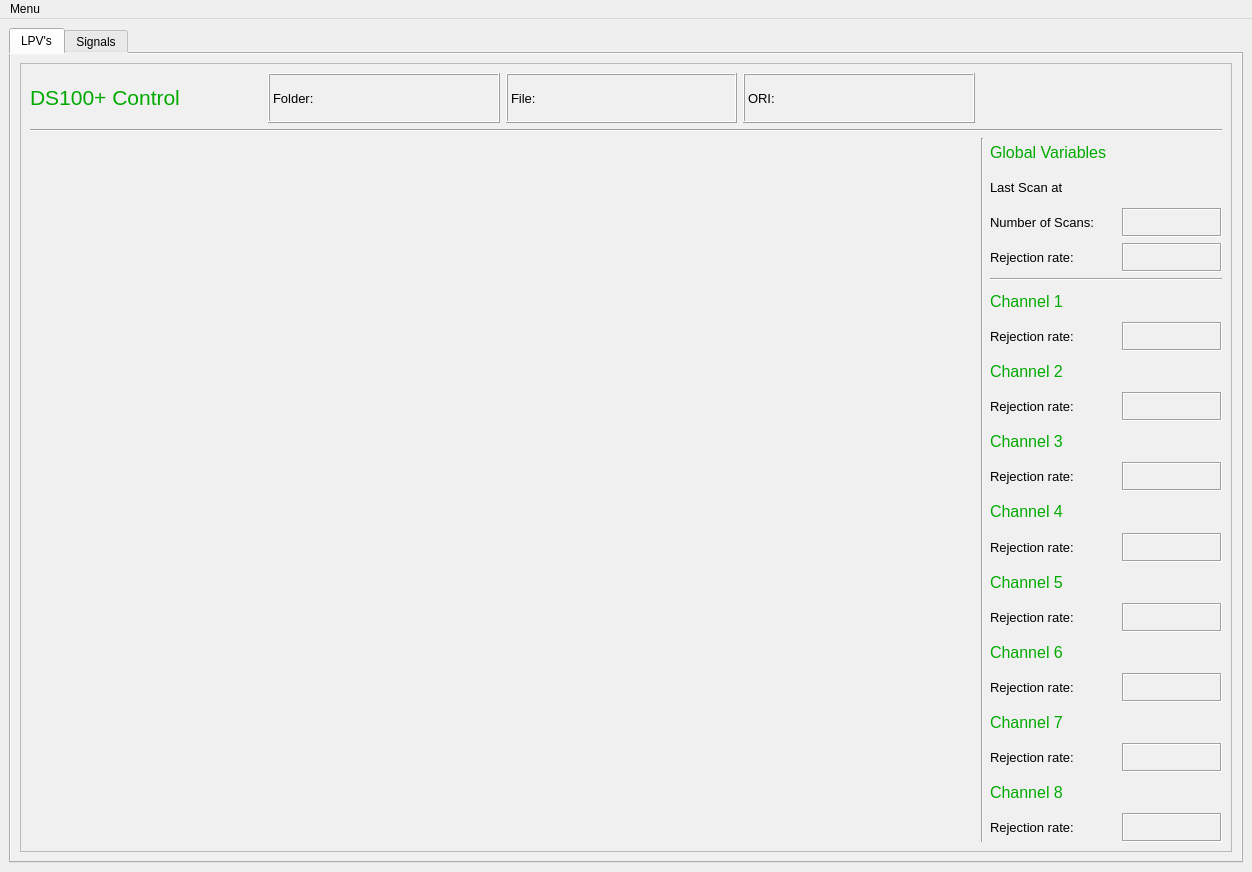
<?xml version="1.0" encoding="UTF-8"?>
<ui version="4.0">
 <class>MainWindow</class>
 <widget class="QMainWindow" name="MainWindow">
  <property name="geometry">
   <rect>
    <x>0</x>
    <y>0</y>
    <width>1252</width>
    <height>872</height>
   </rect>
  </property>
  <property name="windowTitle">
   <string>DS100+ Controlo de LPV</string>
  </property>
  <property name="styleSheet">
   <string notr="true"/>
  </property>
  <widget class="QWidget" name="centralwidget">
   <property name="styleSheet">
    <string notr="true"/>
   </property>
   <layout class="QGridLayout" name="gridLayout">
    <item row="0" column="0">
     <widget class="QTabWidget" name="tabWidget">
      <property name="palette">
       <palette>
        <active>
         <colorrole role="Button">
          <brush brushstyle="SolidPattern">
           <color alpha="255">
            <red>240</red>
            <green>240</green>
            <blue>240</blue>
           </color>
          </brush>
         </colorrole>
         <colorrole role="Base">
          <brush brushstyle="SolidPattern">
           <color alpha="255">
            <red>240</red>
            <green>240</green>
            <blue>240</blue>
           </color>
          </brush>
         </colorrole>
         <colorrole role="Window">
          <brush brushstyle="SolidPattern">
           <color alpha="255">
            <red>240</red>
            <green>240</green>
            <blue>240</blue>
           </color>
          </brush>
         </colorrole>
        </active>
        <inactive>
         <colorrole role="Button">
          <brush brushstyle="SolidPattern">
           <color alpha="255">
            <red>240</red>
            <green>240</green>
            <blue>240</blue>
           </color>
          </brush>
         </colorrole>
         <colorrole role="Base">
          <brush brushstyle="SolidPattern">
           <color alpha="255">
            <red>240</red>
            <green>240</green>
            <blue>240</blue>
           </color>
          </brush>
         </colorrole>
         <colorrole role="Window">
          <brush brushstyle="SolidPattern">
           <color alpha="255">
            <red>240</red>
            <green>240</green>
            <blue>240</blue>
           </color>
          </brush>
         </colorrole>
        </inactive>
        <disabled>
         <colorrole role="Button">
          <brush brushstyle="SolidPattern">
           <color alpha="255">
            <red>240</red>
            <green>240</green>
            <blue>240</blue>
           </color>
          </brush>
         </colorrole>
         <colorrole role="Base">
          <brush brushstyle="SolidPattern">
           <color alpha="255">
            <red>240</red>
            <green>240</green>
            <blue>240</blue>
           </color>
          </brush>
         </colorrole>
         <colorrole role="Window">
          <brush brushstyle="SolidPattern">
           <color alpha="255">
            <red>240</red>
            <green>240</green>
            <blue>240</blue>
           </color>
          </brush>
         </colorrole>
        </disabled>
       </palette>
      </property>
      <property name="styleSheet">
       <string notr="true">background-color:rgb(240, 240, 240)</string>
      </property>
      <property name="currentIndex">
       <number>0</number>
      </property>
      <widget class="QWidget" name="tab">
       <attribute name="title">
        <string>LPV's</string>
       </attribute>
       <layout class="QGridLayout" name="gridLayout_3">
        <item row="0" column="0">
         <widget class="QFrame" name="frame">
          <property name="frameShape">
           <enum>QFrame::StyledPanel</enum>
          </property>
          <property name="frameShadow">
           <enum>QFrame::Raised</enum>
          </property>
          <layout class="QGridLayout" name="gridLayout_2">
           <item row="3" column="0" rowspan="2" colspan="4">
            <widget class="MplWidget" name="widget" native="true"/>
           </item>
           <item row="0" column="1">
            <widget class="QLabel" name="label_6">
             <property name="font">
              <font>
               <pointsize>10</pointsize>
              </font>
             </property>
             <property name="frameShape">
              <enum>QFrame::Box</enum>
             </property>
             <property name="frameShadow">
              <enum>QFrame::Raised</enum>
             </property>
             <property name="text">
              <string>Folder:</string>
             </property>
            </widget>
           </item>
           <item row="0" column="3">
            <widget class="QLabel" name="label_3">
             <property name="font">
              <font>
               <pointsize>10</pointsize>
              </font>
             </property>
             <property name="frameShape">
              <enum>QFrame::Box</enum>
             </property>
             <property name="frameShadow">
              <enum>QFrame::Raised</enum>
             </property>
             <property name="text">
              <string>ORI: </string>
             </property>
            </widget>
           </item>
           <item row="0" column="2">
            <widget class="QLabel" name="label_2">
             <property name="font">
              <font>
               <pointsize>10</pointsize>
              </font>
             </property>
             <property name="frameShape">
              <enum>QFrame::Box</enum>
             </property>
             <property name="frameShadow">
              <enum>QFrame::Raised</enum>
             </property>
             <property name="text">
              <string>File: </string>
             </property>
            </widget>
           </item>
           <item row="0" column="0">
            <widget class="QLabel" name="label">
             <property name="maximumSize">
              <size>
               <width>250</width>
               <height>50</height>
              </size>
             </property>
             <property name="font">
              <font>
               <pointsize>16</pointsize>
              </font>
             </property>
             <property name="text">
              <string>&lt;html&gt;&lt;head/&gt;&lt;body&gt;&lt;p&gt;&lt;span style=&quot; color:#00aa00;&quot;&gt;DS100+ Control&lt;/span&gt;&lt;/p&gt;&lt;/body&gt;&lt;/html&gt;</string>
             </property>
            </widget>
           </item>
           <item row="3" column="4" rowspan="2">
            <widget class="Line" name="line_2">
             <property name="orientation">
              <enum>Qt::Vertical</enum>
             </property>
            </widget>
           </item>
           <item row="3" column="5" rowspan="2">
            <layout class="QGridLayout" name="gridLayout_7">
             <item row="2" column="0">
              <widget class="QLabel" name="label_5">
               <property name="font">
                <font>
                 <pointsize>10</pointsize>
                </font>
               </property>
               <property name="text">
                <string>Number of Scans:</string>
               </property>
              </widget>
             </item>
             <item row="3" column="0">
              <widget class="QLabel" name="label_7">
               <property name="font">
                <font>
                 <pointsize>10</pointsize>
                </font>
               </property>
               <property name="text">
                <string>Rejection rate:</string>
               </property>
              </widget>
             </item>
             <item row="0" column="0" colspan="2">
              <widget class="QLabel" name="label_11">
               <property name="font">
                <font>
                 <pointsize>12</pointsize>
                </font>
               </property>
               <property name="text">
                <string>&lt;html&gt;&lt;head/&gt;&lt;body&gt;&lt;p&gt;&lt;span style=&quot; color:#00aa00;&quot;&gt;Global Variables&lt;/span&gt;&lt;/p&gt;&lt;/body&gt;&lt;/html&gt;</string>
               </property>
              </widget>
             </item>
             <item row="2" column="1">
              <widget class="QLabel" name="label_corks">
               <property name="maximumSize">
                <size>
                 <width>100</width>
                 <height>16777215</height>
                </size>
               </property>
               <property name="font">
                <font>
                 <pointsize>10</pointsize>
                 <weight>75</weight>
                 <bold>true</bold>
                </font>
               </property>
               <property name="frameShape">
                <enum>QFrame::Box</enum>
               </property>
               <property name="frameShadow">
                <enum>QFrame::Sunken</enum>
               </property>
               <property name="text">
                <string/>
               </property>
               <property name="alignment">
                <set>Qt::AlignCenter</set>
               </property>
              </widget>
             </item>
             <item row="22" column="0" colspan="2">
              <widget class="QLabel" name="label_47">
               <property name="font">
                <font>
                 <pointsize>12</pointsize>
                </font>
               </property>
               <property name="text">
                <string>&lt;!DOCTYPE HTML PUBLIC &quot;-//W3C//DTD HTML 4.0//EN&quot; &quot;http://www.w3.org/TR/REC-html40/strict.dtd&quot;&gt;
&lt;html&gt;&lt;head&gt;&lt;meta name=&quot;qrichtext&quot; content=&quot;1&quot; /&gt;&lt;style type=&quot;text/css&quot;&gt;
p, li { white-space: pre-wrap; }
&lt;/style&gt;&lt;/head&gt;&lt;body style=&quot; font-family:'MS Shell Dlg 2'; font-size:12pt; font-weight:400; font-style:normal;&quot;&gt;
&lt;p style=&quot; margin-top:0px; margin-bottom:0px; margin-left:0px; margin-right:0px; -qt-block-indent:0; text-indent:0px;&quot;&gt;&lt;span style=&quot; color:#00aa00;&quot;&gt;Channel 8&lt;/span&gt;&lt;/p&gt;&lt;/body&gt;&lt;/html&gt;</string>
               </property>
              </widget>
             </item>
             <item row="23" column="0">
              <widget class="QLabel" name="label_35">
               <property name="font">
                <font>
                 <pointsize>10</pointsize>
                </font>
               </property>
               <property name="text">
                <string>Rejection rate:</string>
               </property>
              </widget>
             </item>
             <item row="3" column="1">
              <widget class="QLabel" name="label_rj_gl">
               <property name="maximumSize">
                <size>
                 <width>100</width>
                 <height>16777215</height>
                </size>
               </property>
               <property name="font">
                <font>
                 <pointsize>10</pointsize>
                 <weight>75</weight>
                 <bold>true</bold>
                </font>
               </property>
               <property name="frameShape">
                <enum>QFrame::Box</enum>
               </property>
               <property name="frameShadow">
                <enum>QFrame::Sunken</enum>
               </property>
               <property name="text">
                <string/>
               </property>
               <property name="alignment">
                <set>Qt::AlignCenter</set>
               </property>
              </widget>
             </item>
             <item row="6" column="1">
              <widget class="QLabel" name="taxa_1">
               <property name="maximumSize">
                <size>
                 <width>100</width>
                 <height>16777215</height>
                </size>
               </property>
               <property name="font">
                <font>
                 <pointsize>10</pointsize>
                 <weight>75</weight>
                 <bold>true</bold>
                </font>
               </property>
               <property name="frameShape">
                <enum>QFrame::Box</enum>
               </property>
               <property name="frameShadow">
                <enum>QFrame::Sunken</enum>
               </property>
               <property name="text">
                <string/>
               </property>
               <property name="alignment">
                <set>Qt::AlignCenter</set>
               </property>
              </widget>
             </item>
             <item row="12" column="1">
              <widget class="QLabel" name="taxa_3">
               <property name="maximumSize">
                <size>
                 <width>100</width>
                 <height>16777215</height>
                </size>
               </property>
               <property name="font">
                <font>
                 <pointsize>10</pointsize>
                 <weight>75</weight>
                 <bold>true</bold>
                </font>
               </property>
               <property name="styleSheet">
                <string notr="true"/>
               </property>
               <property name="frameShape">
                <enum>QFrame::Box</enum>
               </property>
               <property name="frameShadow">
                <enum>QFrame::Sunken</enum>
               </property>
               <property name="text">
                <string/>
               </property>
               <property name="alignment">
                <set>Qt::AlignCenter</set>
               </property>
              </widget>
             </item>
             <item row="21" column="0">
              <widget class="QLabel" name="label_31">
               <property name="font">
                <font>
                 <pointsize>10</pointsize>
                </font>
               </property>
               <property name="text">
                <string>Rejection rate:</string>
               </property>
              </widget>
             </item>
             <item row="9" column="1">
              <widget class="QLabel" name="taxa_2">
               <property name="maximumSize">
                <size>
                 <width>100</width>
                 <height>16777215</height>
                </size>
               </property>
               <property name="font">
                <font>
                 <pointsize>10</pointsize>
                 <weight>75</weight>
                 <bold>true</bold>
                </font>
               </property>
               <property name="frameShape">
                <enum>QFrame::Box</enum>
               </property>
               <property name="frameShadow">
                <enum>QFrame::Sunken</enum>
               </property>
               <property name="text">
                <string/>
               </property>
               <property name="alignment">
                <set>Qt::AlignCenter</set>
               </property>
              </widget>
             </item>
             <item row="18" column="0" colspan="2">
              <widget class="QLabel" name="label_45">
               <property name="font">
                <font>
                 <pointsize>12</pointsize>
                </font>
               </property>
               <property name="text">
                <string>&lt;!DOCTYPE HTML PUBLIC &quot;-//W3C//DTD HTML 4.0//EN&quot; &quot;http://www.w3.org/TR/REC-html40/strict.dtd&quot;&gt;
&lt;html&gt;&lt;head&gt;&lt;meta name=&quot;qrichtext&quot; content=&quot;1&quot; /&gt;&lt;style type=&quot;text/css&quot;&gt;
p, li { white-space: pre-wrap; }
&lt;/style&gt;&lt;/head&gt;&lt;body style=&quot; font-family:'MS Shell Dlg 2'; font-size:12pt; font-weight:400; font-style:normal;&quot;&gt;
&lt;p style=&quot; margin-top:0px; margin-bottom:0px; margin-left:0px; margin-right:0px; -qt-block-indent:0; text-indent:0px;&quot;&gt;&lt;span style=&quot; color:#00aa00;&quot;&gt;Channel 6&lt;/span&gt;&lt;/p&gt;&lt;/body&gt;&lt;/html&gt;</string>
               </property>
              </widget>
             </item>
             <item row="7" column="0">
              <widget class="QLabel" name="label_41">
               <property name="font">
                <font>
                 <pointsize>12</pointsize>
                </font>
               </property>
               <property name="text">
                <string>&lt;html&gt;&lt;head/&gt;&lt;body&gt;&lt;p&gt;&lt;span style=&quot; color:#00aa00;&quot;&gt;Channel 2&lt;/span&gt;&lt;/p&gt;&lt;/body&gt;&lt;/html&gt;</string>
               </property>
              </widget>
             </item>
             <item row="20" column="0" colspan="2">
              <widget class="QLabel" name="label_46">
               <property name="font">
                <font>
                 <pointsize>12</pointsize>
                </font>
               </property>
               <property name="text">
                <string>&lt;!DOCTYPE HTML PUBLIC &quot;-//W3C//DTD HTML 4.0//EN&quot; &quot;http://www.w3.org/TR/REC-html40/strict.dtd&quot;&gt;
&lt;html&gt;&lt;head&gt;&lt;meta name=&quot;qrichtext&quot; content=&quot;1&quot; /&gt;&lt;style type=&quot;text/css&quot;&gt;
p, li { white-space: pre-wrap; }
&lt;/style&gt;&lt;/head&gt;&lt;body style=&quot; font-family:'MS Shell Dlg 2'; font-size:12pt; font-weight:400; font-style:normal;&quot;&gt;
&lt;p style=&quot; margin-top:0px; margin-bottom:0px; margin-left:0px; margin-right:0px; -qt-block-indent:0; text-indent:0px;&quot;&gt;&lt;span style=&quot; color:#00aa00;&quot;&gt;Channel 7&lt;/span&gt;&lt;/p&gt;&lt;/body&gt;&lt;/html&gt;</string>
               </property>
              </widget>
             </item>
             <item row="16" column="0" colspan="2">
              <widget class="QLabel" name="label_44">
               <property name="font">
                <font>
                 <pointsize>12</pointsize>
                </font>
               </property>
               <property name="text">
                <string>&lt;!DOCTYPE HTML PUBLIC &quot;-//W3C//DTD HTML 4.0//EN&quot; &quot;http://www.w3.org/TR/REC-html40/strict.dtd&quot;&gt;
&lt;html&gt;&lt;head&gt;&lt;meta name=&quot;qrichtext&quot; content=&quot;1&quot; /&gt;&lt;style type=&quot;text/css&quot;&gt;
p, li { white-space: pre-wrap; }
&lt;/style&gt;&lt;/head&gt;&lt;body style=&quot; font-family:'MS Shell Dlg 2'; font-size:12pt; font-weight:400; font-style:normal;&quot;&gt;
&lt;p style=&quot; margin-top:0px; margin-bottom:0px; margin-left:0px; margin-right:0px; -qt-block-indent:0; text-indent:0px;&quot;&gt;&lt;span style=&quot; color:#00aa00;&quot;&gt;Channel 5&lt;/span&gt;&lt;/p&gt;&lt;/body&gt;&lt;/html&gt;</string>
               </property>
              </widget>
             </item>
             <item row="14" column="0" colspan="2">
              <widget class="QLabel" name="label_43">
               <property name="font">
                <font>
                 <pointsize>12</pointsize>
                </font>
               </property>
               <property name="text">
                <string>&lt;!DOCTYPE HTML PUBLIC &quot;-//W3C//DTD HTML 4.0//EN&quot; &quot;http://www.w3.org/TR/REC-html40/strict.dtd&quot;&gt;
&lt;html&gt;&lt;head&gt;&lt;meta name=&quot;qrichtext&quot; content=&quot;1&quot; /&gt;&lt;style type=&quot;text/css&quot;&gt;
p, li { white-space: pre-wrap; }
&lt;/style&gt;&lt;/head&gt;&lt;body style=&quot; font-family:'MS Shell Dlg 2'; font-size:12pt; font-weight:400; font-style:normal;&quot;&gt;
&lt;p style=&quot; margin-top:0px; margin-bottom:0px; margin-left:0px; margin-right:0px; -qt-block-indent:0; text-indent:0px;&quot;&gt;&lt;span style=&quot; color:#00aa00;&quot;&gt;Channel 4&lt;/span&gt;&lt;/p&gt;&lt;/body&gt;&lt;/html&gt;</string>
               </property>
              </widget>
             </item>
             <item row="15" column="1">
              <widget class="QLabel" name="taxa_4">
               <property name="maximumSize">
                <size>
                 <width>100</width>
                 <height>16777215</height>
                </size>
               </property>
               <property name="font">
                <font>
                 <pointsize>10</pointsize>
                 <weight>75</weight>
                 <bold>true</bold>
                </font>
               </property>
               <property name="styleSheet">
                <string notr="true"/>
               </property>
               <property name="frameShape">
                <enum>QFrame::Box</enum>
               </property>
               <property name="frameShadow">
                <enum>QFrame::Sunken</enum>
               </property>
               <property name="text">
                <string/>
               </property>
               <property name="alignment">
                <set>Qt::AlignCenter</set>
               </property>
              </widget>
             </item>
             <item row="5" column="0" colspan="2">
              <widget class="QLabel" name="label_40">
               <property name="maximumSize">
                <size>
                 <width>150</width>
                 <height>16777215</height>
                </size>
               </property>
               <property name="font">
                <font>
                 <pointsize>12</pointsize>
                </font>
               </property>
               <property name="text">
                <string>&lt;html&gt;&lt;head/&gt;&lt;body&gt;&lt;p&gt;&lt;span style=&quot; color:#00aa00;&quot;&gt;Channel 1&lt;/span&gt;&lt;/p&gt;&lt;/body&gt;&lt;/html&gt;</string>
               </property>
              </widget>
             </item>
             <item row="11" column="0" colspan="2">
              <widget class="QLabel" name="label_42">
               <property name="font">
                <font>
                 <pointsize>12</pointsize>
                </font>
               </property>
               <property name="text">
                <string>&lt;!DOCTYPE HTML PUBLIC &quot;-//W3C//DTD HTML 4.0//EN&quot; &quot;http://www.w3.org/TR/REC-html40/strict.dtd&quot;&gt;
&lt;html&gt;&lt;head&gt;&lt;meta name=&quot;qrichtext&quot; content=&quot;1&quot; /&gt;&lt;style type=&quot;text/css&quot;&gt;
p, li { white-space: pre-wrap; }
&lt;/style&gt;&lt;/head&gt;&lt;body style=&quot; font-family:'MS Shell Dlg 2'; font-size:12pt; font-weight:400; font-style:normal;&quot;&gt;
&lt;p style=&quot; margin-top:0px; margin-bottom:0px; margin-left:0px; margin-right:0px; -qt-block-indent:0; text-indent:0px;&quot;&gt;&lt;span style=&quot; color:#00aa00;&quot;&gt;Channel 3&lt;/span&gt;&lt;/p&gt;&lt;/body&gt;&lt;/html&gt;</string>
               </property>
              </widget>
             </item>
             <item row="21" column="1">
              <widget class="QLabel" name="taxa_7">
               <property name="maximumSize">
                <size>
                 <width>100</width>
                 <height>16777215</height>
                </size>
               </property>
               <property name="font">
                <font>
                 <pointsize>10</pointsize>
                 <weight>75</weight>
                 <bold>true</bold>
                </font>
               </property>
               <property name="frameShape">
                <enum>QFrame::Box</enum>
               </property>
               <property name="frameShadow">
                <enum>QFrame::Sunken</enum>
               </property>
               <property name="text">
                <string/>
               </property>
               <property name="alignment">
                <set>Qt::AlignCenter</set>
               </property>
              </widget>
             </item>
             <item row="19" column="1">
              <widget class="QLabel" name="taxa_6">
               <property name="maximumSize">
                <size>
                 <width>100</width>
                 <height>16777215</height>
                </size>
               </property>
               <property name="font">
                <font>
                 <pointsize>10</pointsize>
                 <weight>75</weight>
                 <bold>true</bold>
                </font>
               </property>
               <property name="frameShape">
                <enum>QFrame::Box</enum>
               </property>
               <property name="frameShadow">
                <enum>QFrame::Sunken</enum>
               </property>
               <property name="text">
                <string/>
               </property>
               <property name="alignment">
                <set>Qt::AlignCenter</set>
               </property>
              </widget>
             </item>
             <item row="17" column="1">
              <widget class="QLabel" name="taxa_5">
               <property name="maximumSize">
                <size>
                 <width>100</width>
                 <height>16777215</height>
                </size>
               </property>
               <property name="font">
                <font>
                 <pointsize>10</pointsize>
                 <weight>75</weight>
                 <bold>true</bold>
                </font>
               </property>
               <property name="frameShape">
                <enum>QFrame::Box</enum>
               </property>
               <property name="frameShadow">
                <enum>QFrame::Sunken</enum>
               </property>
               <property name="text">
                <string/>
               </property>
               <property name="alignment">
                <set>Qt::AlignCenter</set>
               </property>
              </widget>
             </item>
             <item row="23" column="1">
              <widget class="QLabel" name="taxa_8">
               <property name="maximumSize">
                <size>
                 <width>100</width>
                 <height>16777215</height>
                </size>
               </property>
               <property name="font">
                <font>
                 <pointsize>10</pointsize>
                 <weight>75</weight>
                 <bold>true</bold>
                </font>
               </property>
               <property name="frameShape">
                <enum>QFrame::Box</enum>
               </property>
               <property name="frameShadow">
                <enum>QFrame::Sunken</enum>
               </property>
               <property name="text">
                <string/>
               </property>
               <property name="alignment">
                <set>Qt::AlignCenter</set>
               </property>
              </widget>
             </item>
             <item row="6" column="0">
              <widget class="QLabel" name="label_8">
               <property name="maximumSize">
                <size>
                 <width>150</width>
                 <height>16777215</height>
                </size>
               </property>
               <property name="font">
                <font>
                 <pointsize>10</pointsize>
                </font>
               </property>
               <property name="text">
                <string>Rejection rate:</string>
               </property>
              </widget>
             </item>
             <item row="19" column="0">
              <widget class="QLabel" name="label_15">
               <property name="font">
                <font>
                 <pointsize>10</pointsize>
                </font>
               </property>
               <property name="text">
                <string>Rejection rate:</string>
               </property>
              </widget>
             </item>
             <item row="9" column="0">
              <widget class="QLabel" name="label_10">
               <property name="font">
                <font>
                 <pointsize>10</pointsize>
                </font>
               </property>
               <property name="text">
                <string>Rejection rate:</string>
               </property>
              </widget>
             </item>
             <item row="17" column="0">
              <widget class="QLabel" name="label_12">
               <property name="font">
                <font>
                 <pointsize>10</pointsize>
                </font>
               </property>
               <property name="text">
                <string>Rejection rate:</string>
               </property>
              </widget>
             </item>
             <item row="15" column="0">
              <widget class="QLabel" name="label_9">
               <property name="font">
                <font>
                 <pointsize>10</pointsize>
                </font>
               </property>
               <property name="text">
                <string>Rejection rate:</string>
               </property>
              </widget>
             </item>
             <item row="4" column="0" colspan="2">
              <widget class="Line" name="line_3">
               <property name="orientation">
                <enum>Qt::Horizontal</enum>
               </property>
              </widget>
             </item>
             <item row="12" column="0">
              <widget class="QLabel" name="label_28">
               <property name="font">
                <font>
                 <pointsize>10</pointsize>
                </font>
               </property>
               <property name="text">
                <string>Rejection rate:</string>
               </property>
              </widget>
             </item>
             <item row="1" column="0" colspan="2">
              <widget class="QLabel" name="scan_date">
               <property name="font">
                <font>
                 <pointsize>10</pointsize>
                 <weight>50</weight>
                 <bold>false</bold>
                </font>
               </property>
               <property name="text">
                <string>Last Scan at </string>
               </property>
              </widget>
             </item>
            </layout>
           </item>
           <item row="2" column="0" colspan="6">
            <widget class="Line" name="line">
             <property name="orientation">
              <enum>Qt::Horizontal</enum>
             </property>
            </widget>
           </item>
          </layout>
         </widget>
        </item>
       </layout>
      </widget>
      <widget class="QWidget" name="tab_2">
       <attribute name="title">
        <string>Signals</string>
       </attribute>
       <layout class="QGridLayout" name="gridLayout_4">
        <item row="0" column="1">
         <widget class="MplWidget" name="widget_2" native="true"/>
        </item>
        <item row="0" column="0">
         <widget class="QFrame" name="Sinais">
          <property name="maximumSize">
           <size>
            <width>200</width>
            <height>16777215</height>
           </size>
          </property>
          <property name="frameShape">
           <enum>QFrame::StyledPanel</enum>
          </property>
          <property name="frameShadow">
           <enum>QFrame::Raised</enum>
          </property>
          <layout class="QGridLayout" name="gridLayout_5">
           <item row="0" column="0">
            <widget class="QLabel" name="label_4">
             <property name="font">
              <font>
               <pointsize>14</pointsize>
              </font>
             </property>
             <property name="text">
              <string>&lt;!DOCTYPE HTML PUBLIC &quot;-//W3C//DTD HTML 4.0//EN&quot; &quot;http://www.w3.org/TR/REC-html40/strict.dtd&quot;&gt;
&lt;html&gt;&lt;head&gt;&lt;meta name=&quot;qrichtext&quot; content=&quot;1&quot; /&gt;&lt;style type=&quot;text/css&quot;&gt;
p, li { white-space: pre-wrap; }
&lt;/style&gt;&lt;/head&gt;&lt;body style=&quot; font-family:'MS Shell Dlg 2'; font-size:14pt; font-weight:400; font-style:normal;&quot;&gt;
&lt;p style=&quot; margin-top:0px; margin-bottom:0px; margin-left:0px; margin-right:0px; -qt-block-indent:0; text-indent:0px;&quot;&gt;&lt;span style=&quot; color:#00aa00;&quot;&gt;Cycles:&lt;/span&gt;&lt;/p&gt;&lt;/body&gt;&lt;/html&gt;</string>
             </property>
            </widget>
           </item>
           <item row="1" column="0">
            <widget class="QListWidget" name="listWidget">
             <property name="font">
              <font>
               <pointsize>12</pointsize>
              </font>
             </property>
            </widget>
           </item>
          </layout>
         </widget>
        </item>
       </layout>
      </widget>
     </widget>
    </item>
   </layout>
  </widget>
  <widget class="QMenuBar" name="menubar">
   <property name="geometry">
    <rect>
     <x>0</x>
     <y>0</y>
     <width>1252</width>
     <height>26</height>
    </rect>
   </property>
   <property name="palette">
    <palette>
     <active/>
     <inactive/>
     <disabled/>
    </palette>
   </property>
   <property name="defaultUp">
    <bool>false</bool>
   </property>
   <widget class="QMenu" name="menuMenu">
    <property name="palette">
     <palette>
      <active/>
      <inactive/>
      <disabled/>
     </palette>
    </property>
    <property name="title">
     <string>Menu</string>
    </property>
    <addaction name="action_Exit"/>
    <addaction name="actionSelect_Folder_2"/>
   </widget>
   <addaction name="menuMenu"/>
  </widget>
  <action name="actionExit">
   <property name="text">
    <string>&amp;Exit</string>
   </property>
   <property name="iconText">
    <string>&amp;Exit</string>
   </property>
   <property name="shortcut">
    <string>Ctrl+E</string>
   </property>
  </action>
  <action name="actionSelect_Folder">
   <property name="text">
    <string>Select Folder</string>
   </property>
   <property name="shortcut">
    <string>Ctrl+F</string>
   </property>
  </action>
  <action name="action_Exit">
   <property name="checkable">
    <bool>false</bool>
   </property>
   <property name="text">
    <string>&amp;Exit</string>
   </property>
   <property name="shortcut">
    <string>Ctrl+E</string>
   </property>
  </action>
  <action name="actionSelect_Folder_2">
   <property name="text">
    <string>Select Folder</string>
   </property>
   <property name="shortcut">
    <string>Ctrl+F</string>
   </property>
  </action>
 </widget>
 <customwidgets>
  <customwidget>
   <class>MplWidget</class>
   <extends>QWidget</extends>
   <header>MplWidget</header>
   <container>1</container>
  </customwidget>
 </customwidgets>
 <resources/>
 <connections/>
</ui>
